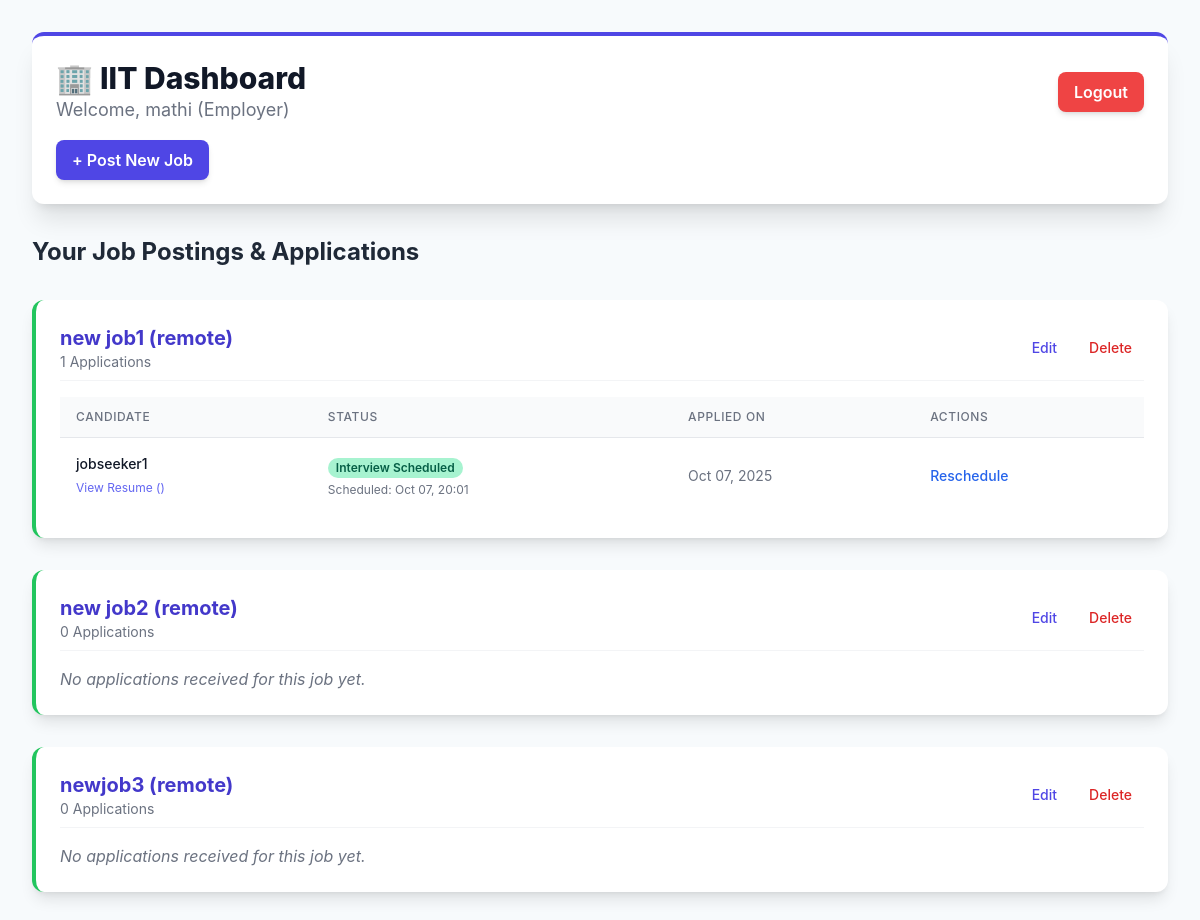
/employer/dashboard/ (signed in), run on the app's committed database.
### jobs/models.py (models this page shows, shortened)
class EmployerProfile(models.Model):
    user = models.OneToOneField(settings.AUTH_USER_MODEL, on_delete=models.CASCADE, related_name='employer_profile')
    company_name = models.CharField(max_length=150)
    company_description = models.TextField(blank=True, null=True)

class JobPosting(models.Model):
    employer = models.ForeignKey(EmployerProfile, on_delete=models.CASCADE, related_name='jobs')
    title = models.CharField(max_length=200)
    description = models.TextField()
    location = models.CharField(max_length=100)
    posted_on = models.DateTimeField(auto_now_add=True)
    is_active = models.BooleanField(default=True)

class Application(models.Model):
    STATUS_CHOICES = [
        ('APPLIED', 'Applied'),
        ('SHORTLISTED', 'Shortlisted'),
        ('INTERVIEW', 'Interview Scheduled'),
        ('REJECTED', 'Rejected'),
    ]
    job = models.ForeignKey(JobPosting, on_delete=models.CASCADE, related_name='applications')
    seeker = models.ForeignKey(JobSeekerProfile, on_delete=models.CASCADE, related_name='applications')
    applied_on = models.DateTimeField(auto_now_add=True)
    status = models.CharField(max_length=20, choices=STATUS_CHOICES, default='APPLIED')
    class Meta:
        unique_together = ('job', 'seeker') # Prevent duplicate applications

class JobSeekerProfile(models.Model):
    user = models.OneToOneField(settings.AUTH_USER_MODEL, on_delete=models.CASCADE, related_name='seeker_profile')
    skills = models.CharField(max_length=255, blank=True, null=True, help_text="e.g., Python, SQL, AWS. Required before applying.")
    resume = models.FileField(
        upload_to='resumes/',
        null=True, blank=True,
        validators=[FileExtensionValidator(allowed_extensions=['pdf', 'docx'])]
    )

class Interview(models.Model):
    application = models.OneToOneField(Application, on_delete=models.CASCADE, related_name='interview')
    scheduled_time = models.DateTimeField()
    location_link = models.URLField(max_length=255, blank=True, null=True, help_text="e.g., Google Meet or Zoom link")
    notes = models.TextField(blank=True, null=True)

### jobs/views.py (the view)
# urls.py: path('employer/dashboard/', views.employer_dashboard, name='employer_dashboard'),
@user_passes_test(is_employer, login_url='/')
@login_required
def employer_dashboard(request):
    try:
        employer_profile = request.user.employer_profile
    except EmployerProfile.DoesNotExist:
        messages.error(request, "Employer profile not configured for this user.")
        return redirect('login') # or redirect to an admin setup page
    jobs = JobPosting.objects.filter(employer=employer_profile).prefetch_related(
        Prefetch(
            'applications',
            queryset=Application.objects.order_by('-applied_on').select_related(
                'seeker__user'
            ).prefetch_related('interview')
        )
    )
    context = {
        'employer': employer_profile,
        'jobs': jobs,
    }
    return render(request, 'jobs/employer_dashboard.html', context)

### jobs/views.py (called while the page is built)
def is_employer(user):
    return user.is_authenticated and hasattr(user, 'employer_profile')

### jobs/templates/jobs/employer_dashboard.html (shortened to what this page needs)
<!DOCTYPE html>
<html lang="en">
<head>
    <script src="https://cdn.tailwindcss.com"></script>
</head>
<body class="min-h-screen p-4 md:p-8">
    <header class="max-w-7xl mx-auto mb-8 bg-white p-6 rounded-xl shadow-xl border-t-4 border-indigo-600">
        <div class="flex justify-between items-center">
            <div>
                <h1 class="text-3xl font-extrabold text-gray-900">
                    🏢 {{ employer.company_name }} Dashboard
                </h1>
                <p class="text-lg text-gray-500">Welcome, {{ user.username }} (Employer)</p>
            </div>
            <form method="post" action="{% url 'logout' %}" class="inline">
                <button type="submit" class="px-4 py-2 bg-red-500 text-white font-semibold rounded-lg hover:bg-red-600 transition duration-150 shadow-md">
                    Logout
                </button>
            </form>
        </div>
        <div class="mt-4 flex space-x-3">
            <a href="{% url 'job_create' %}" class="px-4 py-2 bg-indigo-600 text-white font-semibold rounded-lg hover:bg-indigo-700 transition duration-150 shadow-md">
                + Post New Job
            </a>
        </div>
    </header>
    <main class="max-w-7xl mx-auto space-y-8">
        <h2 class="text-2xl font-bold text-gray-800">Your Job Postings & Applications</h2>
        {% for job in jobs %}
        <div class="bg-white p-6 rounded-xl shadow-lg border-l-4 border-green-500">
            <div class="flex justify-between items-center mb-4 pb-2 border-b border-gray-100">
                <div>
                    <h3 class="text-xl font-bold text-indigo-700">{{ job.title }} ({{ job.location }})</h3>
                    <p class="text-sm text-gray-500">{{ job.applications.count }} Applications</p>
                </div>
                <div class="flex space-x-2">
                    <a href="{% url 'job_update' job.id %}" class="text-sm font-medium text-indigo-600 px-3 py-1 rounded-full hover:bg-indigo-50">Edit</a>
                    <form method="post" action="{% url 'job_delete' job.id %}" onsubmit="return confirm('Are you sure you want to delete this job and all related applications?');" class="inline">
                        <button type="submit" class="text-sm font-medium text-red-600 px-3 py-1 rounded-full hover:bg-red-50">Delete</button>
                    </form>
                </div>
            </div>
            {% if job.applications.all %}
            <div class="table-responsive">
                <table class="min-w-full divide-y divide-gray-200">
                    <thead class="bg-gray-50">
                        <tr>
                            <th scope="col" class="px-4 py-3 text-left text-xs font-medium text-gray-500 uppercase tracking-wider">Candidate</th>
                            <th scope="col" class="px-4 py-3 text-left text-xs font-medium text-gray-500 uppercase tracking-wider">Status</th>
                            <th scope="col" class="px-4 py-3 text-left text-xs font-medium text-gray-500 uppercase tracking-wider">Applied On</th>
                            <th scope="col" class="px-4 py-3 text-left text-xs font-medium text-gray-500 uppercase tracking-wider">Actions</th>
                        </tr>
                    </thead>
                    <tbody class="bg-white divide-y divide-gray-200">
                        {% for app in job.applications.all %}
                        <tr>
                            <td class="px-4 py-4 whitespace-nowrap">
                                <div class="text-sm font-medium text-gray-900">{{ app.seeker.user.username }}</div>
                                {% if app.seeker.resume %}
                                <a href="{{ app.seeker.resume.url }}" target="_blank" class="text-xs text-indigo-500 hover:underline">View Resume ({{ app.seeker.get_resume_extension|upper }})</a>
                                {% else %}
                                <span class="text-xs text-red-500">No Resume</span>
                                {% endif %}
                            </td>
                            <td class="px-4 py-4 whitespace-nowrap">
                                <span class="px-2 inline-flex text-xs leading-5 font-semibold rounded-full status-{{ app.status|lower }}">
                                    {{ app.get_status_display }}
                                </span>
                                {% if app.interview %}
                                <p class="text-xs text-gray-500 mt-1">Scheduled: {{ app.interview.scheduled_time|date:"M d, H:i" }}</p>
                                {% endif %}
                            </td>
                            <td class="px-4 py-4 whitespace-nowrap text-sm text-gray-500">{{ app.applied_on|date:"M d, Y" }}</td>
                            <td class="px-4 py-4 whitespace-nowrap text-left text-sm font-medium space-x-2">
                                {% if app.status == 'APPLIED' %}
                                <form method="post" action="{% url 'shortlist_application' app.id %}" class="inline">
                                    {% csrf_token %}
                                    <button type="submit" class="text-green-600 hover:text-green-900">Shortlist</button>
                                </form>
                                {% elif app.status == 'SHORTLISTED' or app.status == 'INTERVIEW' %}
                                <a href="{% url 'schedule_interview' app.id %}" class="text-blue-600 hover:text-blue-900">
                                    {% if app.status == 'INTERVIEW' %}Reschedule{% else %}Schedule Interview{% endif %}
                                </a>
                                {% endif %}
                            </td>
                        </tr>
                        {% endfor %}
                    </tbody>
                </table>
            </div>
            {% else %}
            <p class="text-gray-500 italic">No applications received for this job yet.</p>
            {% endif %}
        </div>
        {% empty %}
        <div class="bg-yellow-100 border-l-4 border-yellow-500 text-yellow-700 p-4 rounded-lg" role="alert">
            <p class="font-bold">No Jobs Posted</p>
            <p>You haven't posted any jobs yet. Use the "Post New Job" button to get started.</p>
        </div>
        {% endfor %}
    </main>
</body>
</html>

### jobs/templates/jobs/employer_dashboard.html (style rules this page uses)
body { font-family: 'Inter', sans-serif; background-color: #f7fafc; }
.table-responsive { overflow-x: auto; }
.status-interview { background-color: #a7f3d0; color: #065f46; }

### data on the page
EmployerProfile: company_name "IIT"
JobPosting: title "new job1", location "remote", applications.count "1"
Application: seeker.user.username "jobseeker1", status "Interview Scheduled", interview.scheduled_time "Oct 07, 20:01", applied_on "Oct 07, 2025", shows "Reschedule"
JobPosting: title "new job2", location "remote", applications.count "0", shows "No applications received for this job yet."
JobPosting: title "newjob3", location "remote", applications.count "0", shows "No applications received for this job yet."

### other printed values
{{ user.username }} "mathi"
